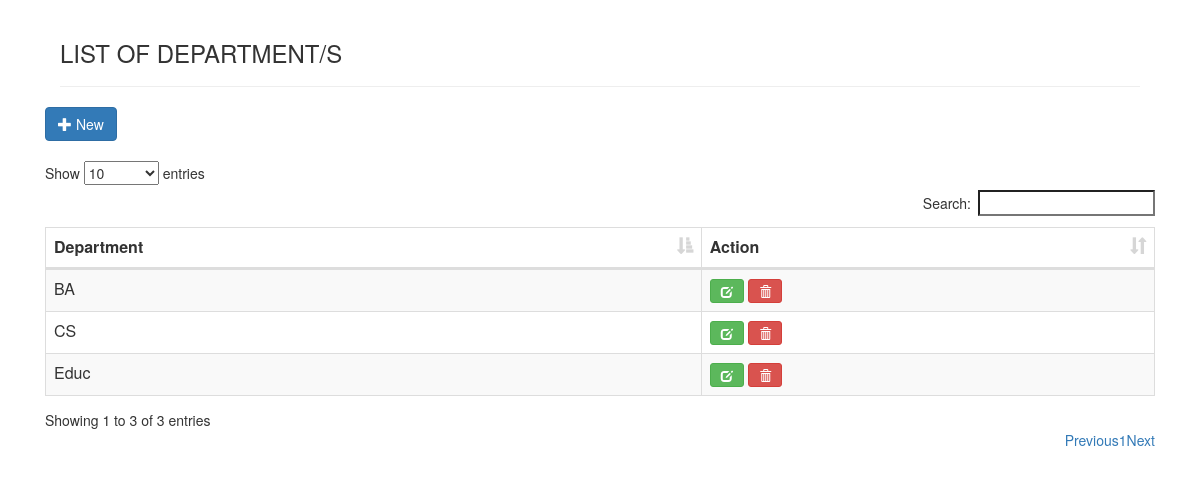
Screenshot of /admin/department/department.php (signed in) with the database file from the repository.
### tables this page shows
CREATE TABLE `tbl_department` (
  `id` int(11) NOT NULL,
  `department` varchar(255) DEFAULT NULL,
  `description` varchar(255) DEFAULT NULL
);

### admin/department/department.php (the view, shortened to what this page needs)
<html>
<head>
  <link rel="stylesheet" type="text/css" href="bootstrap/css/bootstrap.min.css">
  <link rel="stylesheet" type="text/css" href="datatable/dataTable.bootstrap.min.css">
</head>
<body>
<div class="container-fluid">
  <div class="row">
    <div class="wrapp">
      <div class="row">
        <br>
      </div>
      <h3><span class="far fa-clipboard"></span> LIST OF DEPARTMENT/S </h3>
      <hr class="bg-dark border-4 border-top">
      <div class="row">
        <a href="#addnew" data-toggle="modal" class="btn btn-primary"><span class="glyphicon glyphicon-plus"></span> New</a>
      </div>
      <br>
      <div class="row">
        <table id="myTable" class="table table-bordered table-striped">
          <thead>
            <th>Department</th>
            <th>Action</th>
          </thead>
          <tbody>
            <?php
              include_once('db_conn.php');
              $sql = "SELECT * FROM tbl_department ORDER BY id ASC";
              $query = $conn->query($sql);
              while($rows = $query->fetch_assoc()){
                echo
                "<tr>
                  <td>".$rows['department']."</td>
                  <td>
                    <a href='#edit_".$rows['id']."' class='btn btn-success btn-sm' data-toggle='modal'><span class='glyphicon glyphicon-edit'></span></a>
                    <a href='#delete_".$rows['id']."' class='btn btn-danger btn-sm' data-toggle='modal'><span class='glyphicon glyphicon-trash'></span></a>
                  </td>
                </tr>";
              }
            ?>
          </tbody>
        </table>
      </div>
    </div>
  </div>
</div>
<br>
<br>
</body>
</html>

### admin/department/department.php (style rules this page uses)
body { animation: fadeInAnimation ease 1s; animation-iteration-count: 1; animation-fill-mode: forwards; }
.wrapp { margin-left: 60px; max-width: 90%; }

### rows the page displays
tbl_department: department "CS"
tbl_department: department "BA"
tbl_department: department "Educ"
